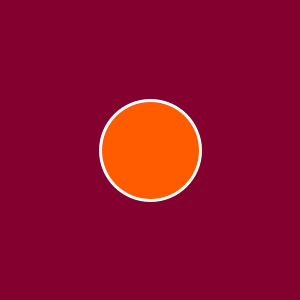
Frame 1 (no input)
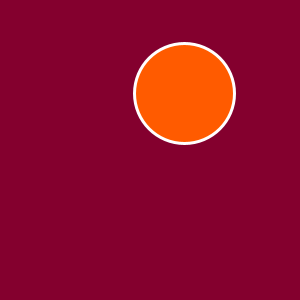
Frame 60 (the mouse pressed at the canvas centre just before this capture)
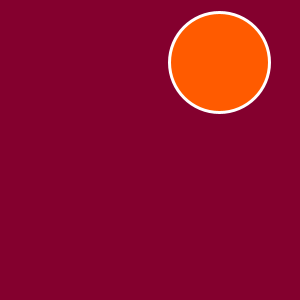
Frame 120 (the mouse held since frame 60 and released just before this capture)

The Processing sketch that drew these frames (run headless with seeded random() and noise(); from frame 60 on, the mouse is pressed at the canvas centre):

// Processing sketch: processing_21129
// ── processing_21129.pde

// we have a new data type -- a Circle
// see the "class" definition at the bottom 
Circle c;

//--------------------------------------------------------
void setup() {
  size(300, 300);
  smooth();
  fill(255, 91, 0);
  stroke(255);
  strokeWeight(3);
  // create a new Circle object and put it in a variable 
  c = new Circle(width/2, height/2, 50);
}

//--------------------------------------------------------
void draw() {
  background(132, 0, 46);

  // right now, the implementation is the same as in the 
  // previous example, except we are using the variables
  // contained in the Circle object 'c' instead of global
  // variables 

  // draw the circle
  ellipse(c.x, c.y, c.radius*2, c.radius*2);

  // move the circle
  c.x = c.x + c.speedX;
  c.y = c.y + c.speedY;

  // bounce! 
  if ( c.x > (width-c.radius) || c.x < c.radius ) {
    c.speedX = c.speedX * -1;
  }
  if ( c.y > (height-c.radius) || c.y < c.radius ) {
    c.speedY = c.speedY * -1;   
  }
}

//--------------------------------------------------------
// Representing the concept of a circle in our program
// using a class 

class Circle {
  
  // this is what defines a Circle -- some variables
  // each Circle we create will have one of each:
  float x;
  float y;
  float speedX;
  float speedY;
  float radius;
  
  // This is a special function called the Constructor. 
  // It is invoked when we use the "new" keyword
  Circle( float x, float y, float radius ) {
    // store the values of the parameters into the matching object 
    // variables
    this.x = x;
    this.y = y;
    this.radius = radius;
    
    // lets say speed is always random:
    this.speedX = random(-2, 2);
    this.speedY = random(-2, 2);
  }
  
} // end of Circle class
